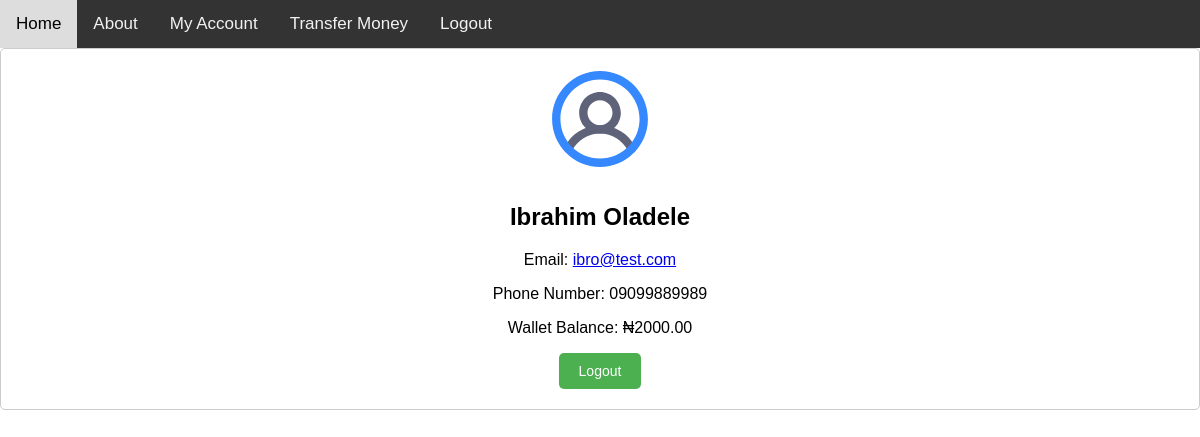
Before: /account.php (signed in) with the older database file.
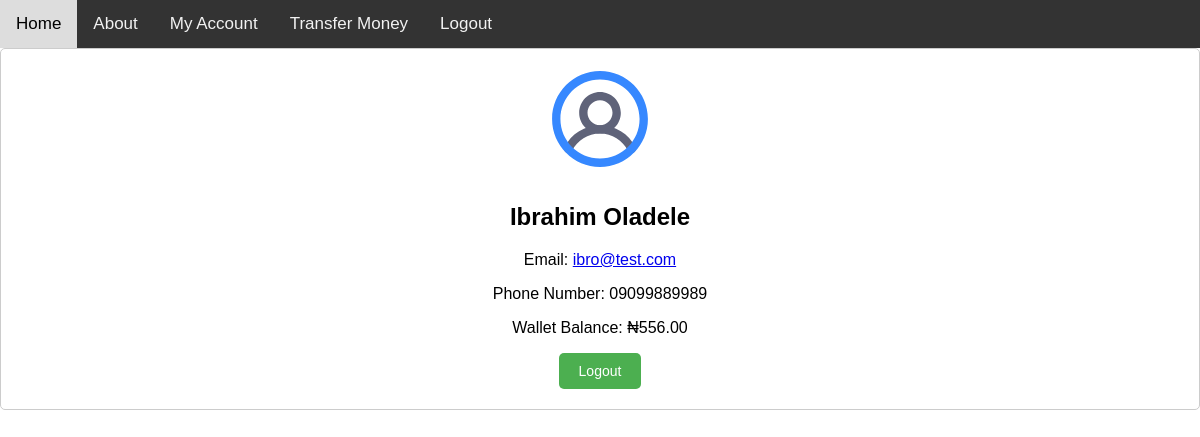
After: the same page with the newer database file.
### tables this page shows
CREATE TABLE `users` (
  `id` int NOT NULL,
  `firstname` varchar(50) DEFAULT NULL,
  `lastname` varchar(50) DEFAULT NULL,
  `password` varchar(220) DEFAULT NULL,
  `email` varchar(200) DEFAULT NULL,
  `phone` varchar(15) DEFAULT NULL,
  `account_number` varchar(10) DEFAULT NULL,
  `balance` decimal(10,2) NOT NULL,
  `bvn` varchar(11) DEFAULT NULL,
  `reg_date` timestamp NULL DEFAULT CURRENT_TIMESTAMP,
  `profile_pic` varchar(200) DEFAULT NULL
);

### account.php (the view, shortened to what this page needs)
<?php
require_once "db.php";
try {
    $user_id = $_SESSION['id'];
    $query = "SELECT * FROM users WHERE id=? LIMIT 1";
    $stmt = $conn->prepare($query);
    $stmt->execute(array($user_id));
    $user = $stmt->fetch(PDO::FETCH_ASSOC);
} catch (Exception $e) {
    echo "Unable to connect to database " . $e;
    exit();
}
?>
<!DOCTYPE html>
<html>
<head>
    <link rel="stylesheet" href="style.css">
</head>
<body>
    <?php require_once "top-nav.php" ?>
    <div class="profile-container">
        <img src="avatar.svg" alt="User Avatar" class="avatar">
        <h2><?= $user['firstname'] . " " . $user['lastname'] ?></h2>
        <p>Email: <a href="mailto:example@example.com"><?= $user['email'] ?></a></p>
        <p>Phone Number: <?= $user['phone'] ?></p>
        <p>Wallet Balance: &#8358;<?= $user['balance'] ?></p>
        <button class="logout-btn">Logout</button>
    </div>
</body>
</html>

Changed rows visible on the page:
changed users "Ibrahim": balance "2000.00" → "556.00"
